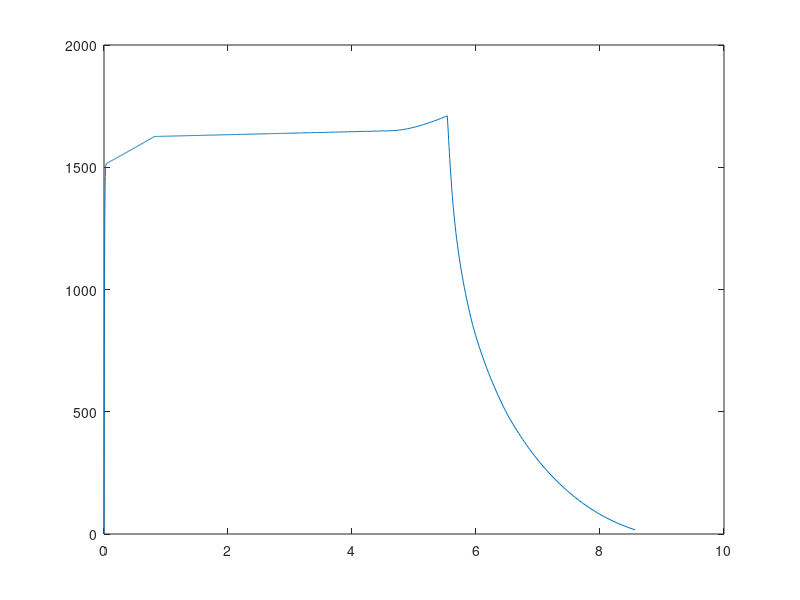

Write MATLAB code to recreate this figure. (Note: this script raises an error after producing the figure.)
tape = load('tape10m_06042022.txt');

thrust_curve = tape(:,1:3);
thrust_curve(:,2) = [];
plot(thrust_curve(:,1), thrust_curve(:,2))

writematrix(thrust_curve, 'Empuxo_Montenegro_06_04_2022.txt')